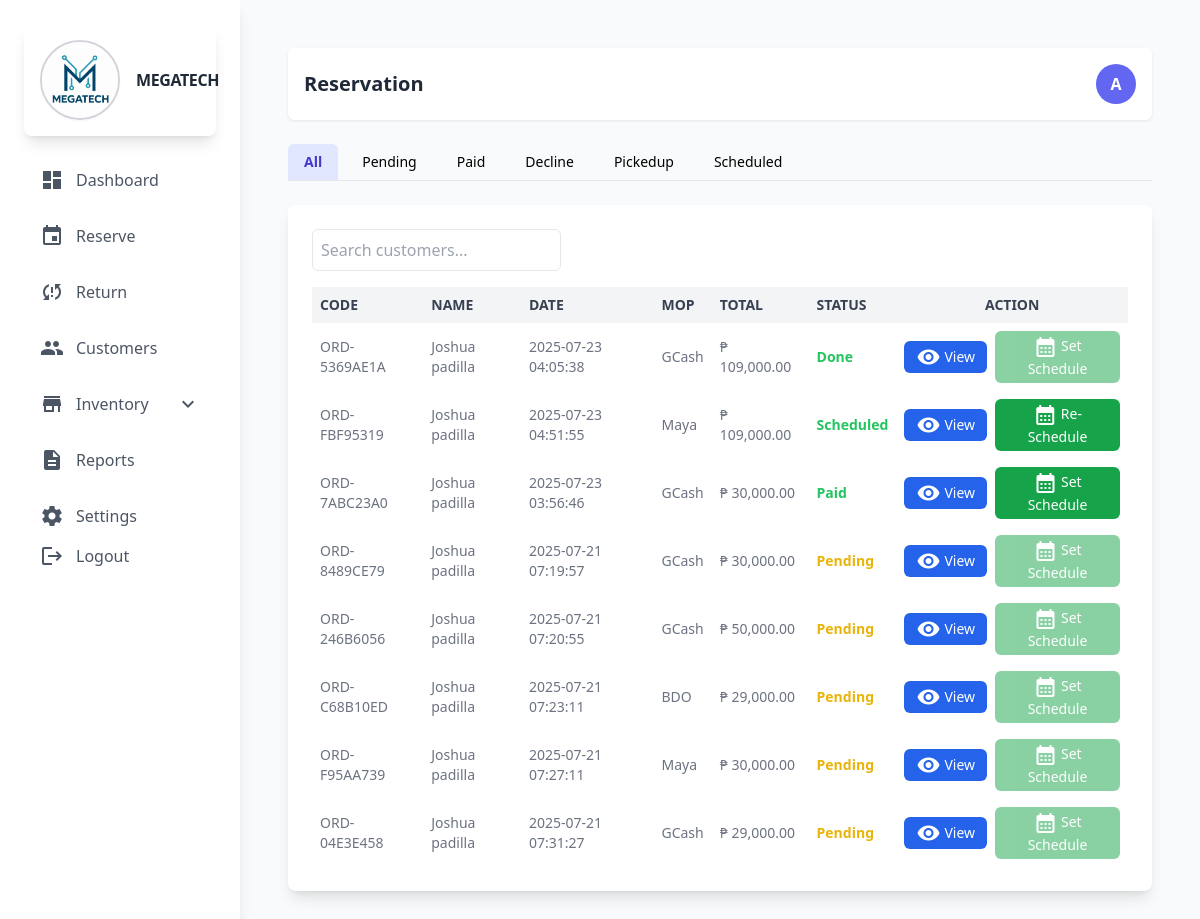
The app's page /admin/reserve.php (signed in), older data.
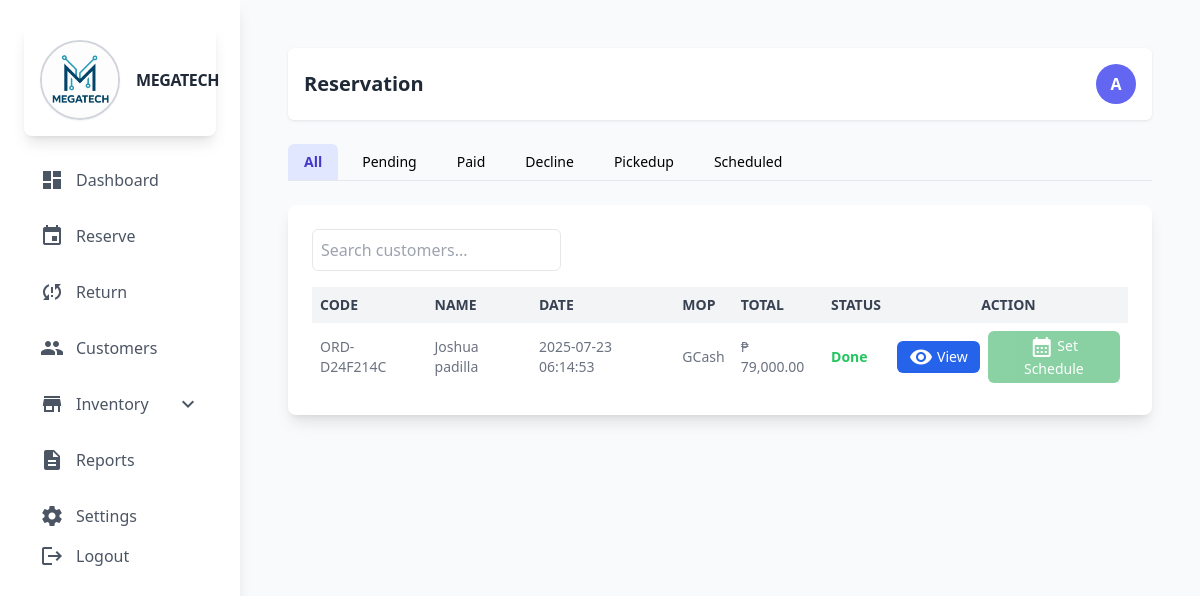
The same page, newer data.
### tables this page shows
CREATE TABLE `orders` (
  `order_id` int(11) NOT NULL,
  `order_code` varchar(60) NOT NULL,
  `order_user_id` int(11) NOT NULL,
  `order_date` timestamp NOT NULL DEFAULT current_timestamp() ON UPDATE current_timestamp(),
  `order_payment_method` varchar(60) NOT NULL,
  `order_down_payment_receipt` varchar(255) NOT NULL,
  `order_pickup_date` date DEFAULT NULL,
  `order_pickup_time` time DEFAULT NULL,
  `order_total` decimal(10,2) NOT NULL,
  `order_balance` decimal(10,2) NOT NULL,
  `order_balance_payment_receipt` varchar(255) DEFAULT NULL,
  `order_status` varchar(60) NOT NULL DEFAULT 'pending',
  `order_proof_recieved` varchar(255) DEFAULT NULL
);

CREATE TABLE `user` (
  `user_id` int(11) NOT NULL,
  `Fullname` varchar(60) NOT NULL,
  `Email` varchar(60) NOT NULL,
  `Phone` varchar(60) NOT NULL,
  `Password` varchar(255) DEFAULT NULL,
  `user_type` varchar(11) NOT NULL,
  `Profile_images` varchar(255) DEFAULT NULL,
  `status` int(11) NOT NULL DEFAULT 0 COMMENT '0=Not Verified,1=Verified'
);

### admin/backend/db.php (called while the page is built, shortened)
<?php
class db_connect
{
    public $host = db_host;
    public $user = db_user;
    public $pass = db_pass;
    public $name = db_name;
    public function connect()
    {
        try {
            $this->conn = new mysqli($this->host, $this->user, $this->pass, $this->name);
        } catch (\Throwable $th) {
            header("Location:setup.php");
        }
    }
}

### admin/backend/class.php (called while the page is built, shortened)
<?php
include ('db.php');
class global_class extends db_connect
{
   public function fetch_all_reservation(){
        $query = $this->conn->prepare("SELECT * FROM `orders`
        LEFT JOIN user
        ON user.user_id = orders.order_user_id
        ");
        if ($query->execute()) {
            $result = $query->get_result();
            return $result;
        }
    }
}
?>

### admin/backend/end-points/reservation_list.php (the view, shortened to what this page needs)
<?php
$fetch_all_students = $db->fetch_all_reservation();
if ($fetch_all_students): ?>
    <?php foreach ($fetch_all_students as $order):
        $status_color = match ($order['order_status']) {
            "decline" => "text-red-500",
            "pending" => "text-yellow-500",
            "paid" => "text-green-500",
            default => "text-green-500"
        };
        $isPending = strtolower($order['order_status']) === 'pending' || strtolower($order['order_status']) === 'pickedup';
    ?>
    <tr>
        <td class="p-2"><?php echo htmlspecialchars($order['order_code']); ?></td>
        <td class="p-2"><?php echo htmlspecialchars(ucfirst($order['Fullname'])); ?></td>
        <td class="p-2"><?php echo htmlspecialchars($order['order_date']); ?></td>
        <td class="p-2"><?php echo htmlspecialchars($order['order_payment_method']); ?></td>
        <td class="p-2">₱ <?php echo htmlspecialchars(number_format($order['order_total'],2)); ?></td>
        <td class="p-2 <?= $status_color; ?>">
          <strong>
            <?php
              echo ($order['order_status'] === 'pickedup')
                ? 'Done'
                : ucfirst($order['order_status']);
            ?>
          </strong>
        </td>
        <td class="p-2 text-center">
            <div class="flex flex-col sm:flex-row justify-center items-center space-y-1 sm:space-y-0 sm:space-x-2">
                <a href="view_order?order_id=<?= $order['order_id']?>"
                    class="bg-blue-600 hover:bg-blue-700 text-white py-1 px-3 rounded-md text-sm font-medium transition inline-flex items-center">
                    <span class="material-icons align-middle text-sm mr-1">visibility</span> View
                </a>
                <button
                    class="bg-green-600 hover:bg-green-700 text-white py-1 px-3 rounded-md text-sm font-medium transition setScheduleToggler disabled:opacity-50 disabled:cursor-not-allowed"
                    data-user_id="<?= $order['user_id'] ?>"
                    data-order_id="<?= $order['order_id'] ?>"
                    data-order_code="<?= $order['order_code'] ?>"
                    data-fullname="<?= ucfirst($order['Fullname']) ?>"
                    <?= $isPending ? 'disabled' : '' ?>
                >
                    <span class="material-icons align-middle text-sm">calendar_month</span>
                    <?= strtolower($order['order_status']) === 'scheduled' ? 'Re-Schedule' : 'Set Schedule' ?>
                </button>
            </div>
        </td>
    </tr>
    <?php endforeach; ?>
<?php else: ?>
    <tr>
        <td colspan="7" class="p-2 text-center">No record found.</td>
    </tr>
<?php endif; ?>

Row changes from the older to the newer data that the page shows:
removed orders: order_code "ORD-5369AE1A", user.Fullname "Joshua padilla", order_date "2025-07-23 04:05:38", order_payment_method "GCash", order_total "109,000.00", order_status "Done"
removed orders: order_code "ORD-FBF95319", user.Fullname "Joshua padilla", order_date "2025-07-23 04:51:55", order_payment_method "Maya", order_total "109,000.00", order_status "Scheduled", shows "Re-Schedule"
removed orders: order_code "ORD-7ABC23A0", user.Fullname "Joshua padilla", order_date "2025-07-23 03:56:46", order_payment_method "GCash", order_total "30,000.00", order_status "Paid", shows "Set Schedule"
removed orders: order_code "ORD-8489CE79", user.Fullname "Joshua padilla", order_date "2025-07-21 07:19:57", order_payment_method "GCash", order_total "30,000.00", order_status "Pending", shows "Set Schedule"
removed orders: order_code "ORD-246B6056", user.Fullname "Joshua padilla", order_date "2025-07-21 07:20:55", order_payment_method "GCash", order_total "50,000.00", order_status "Pending", shows "Set Schedule"
removed orders: order_code "ORD-C68B10ED", user.Fullname "Joshua padilla", order_date "2025-07-21 07:23:11", order_payment_method "BDO", order_total "29,000.00", order_status "Pending", shows "Set Schedule"
removed orders: order_code "ORD-F95AA739", user.Fullname "Joshua padilla", order_date "2025-07-21 07:27:11", order_payment_method "Maya", order_total "30,000.00", order_status "Pending", shows "Set Schedule"
removed orders: order_code "ORD-04E3E458", user.Fullname "Joshua padilla", order_date "2025-07-21 07:31:27", order_payment_method "GCash", order_total "29,000.00", order_status "Pending", shows "Set Schedule"
added orders: order_code "ORD-D24F214C", user.Fullname "Joshua padilla", order_date "2025-07-23 06:14:53", order_payment_method "GCash", order_total "79,000.00", order_status "Done"
